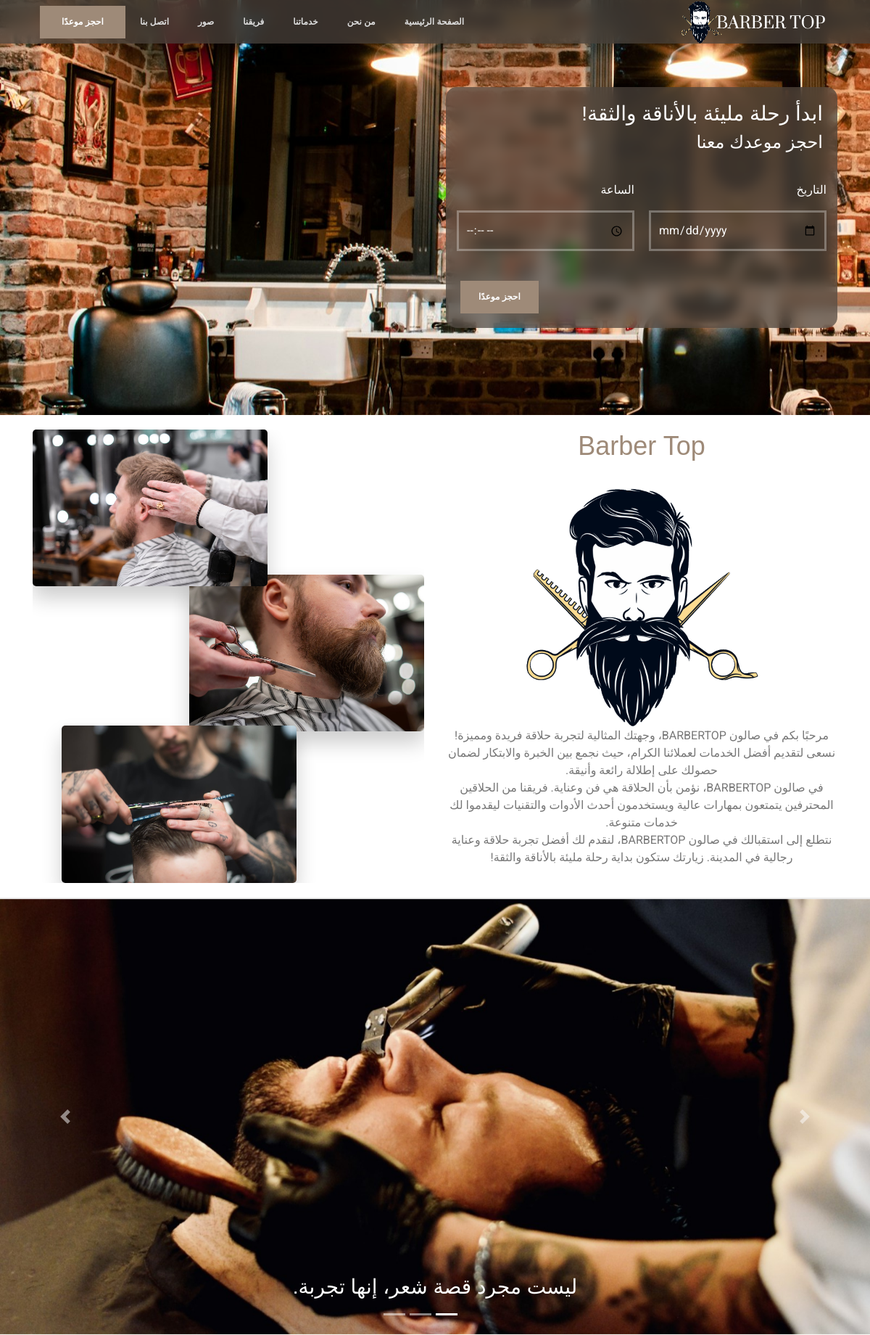
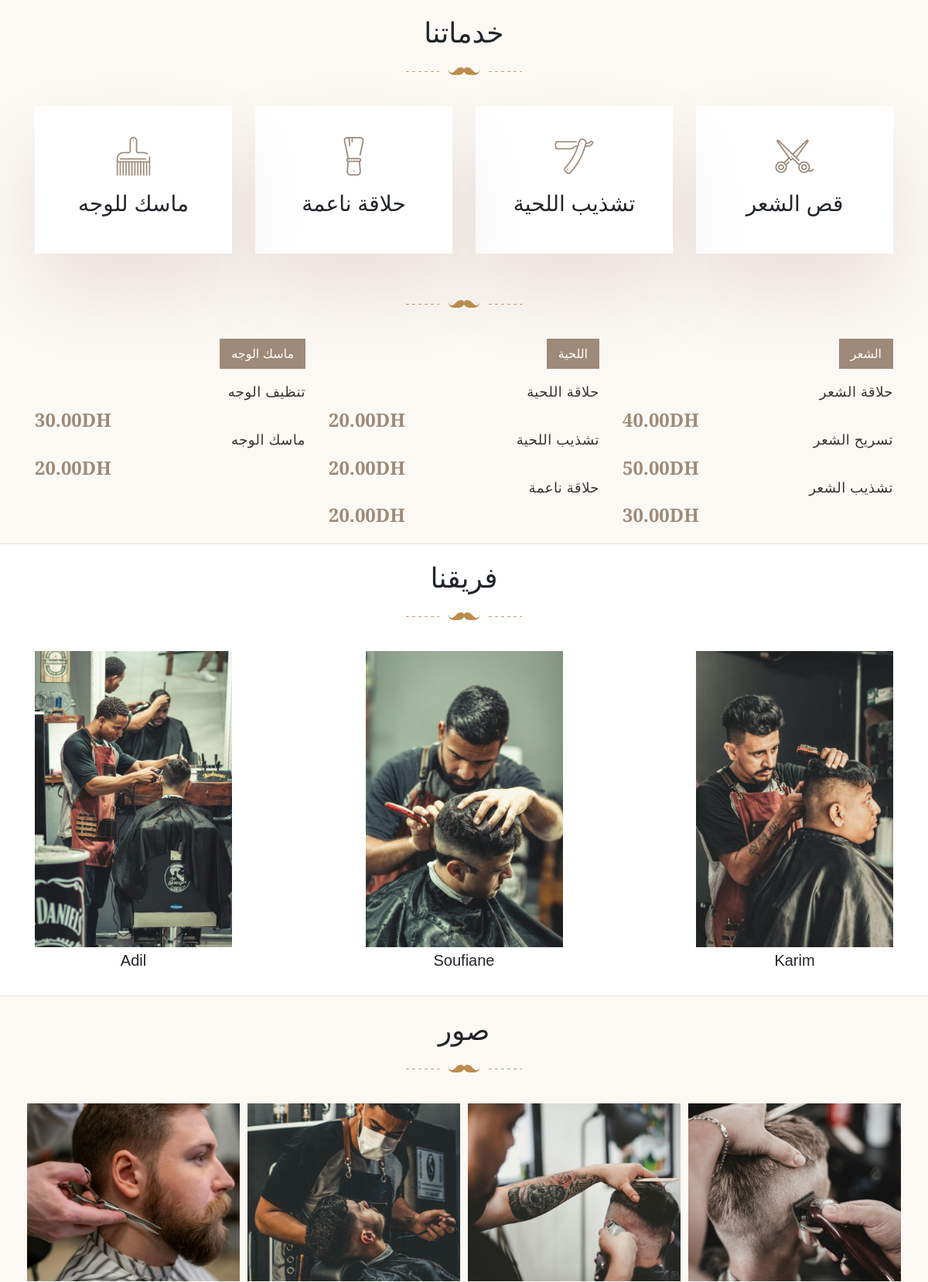
The page / (upper part) on the database its author committed (2 pictures, top to bottom).
### tables this page shows
CREATE TABLE `service_categories` (
  `category_id` int(2) NOT NULL,
  `category_name` varchar(50) NOT NULL
);

CREATE TABLE `services` (
  `service_id` int(5) NOT NULL,
  `service_name` varchar(50) NOT NULL,
  `service_description` varchar(255) NOT NULL,
  `service_price` decimal(6,2) NOT NULL,
  `service_duration` int(5) NOT NULL,
  `category_id` int(2) NOT NULL
);

### index.php (the view, shortened to what this page needs)
<?php
    include "connect.php";
    include "Includes/header.php";
    include "Includes/navbar.php";
?>
<section class="book_section" id="booking">
    <div class="book_bg"></div>
    <div class="container">
        <div class="row">
            <div class="col-md-6 offset-md-6" data-aos="fade-up" data-aos-duration="800" data-aos-delay="150">
                <form action="appointment.php" method="post" id="appointment_form"
                    class="form-horizontal appointment_form">
                    <div class="book_content" style="text-align:right;">
                        <h3 style="color: white;">ابدأ رحلة مليئة بالأناقة والثقة!</h3>
                        <h4 style="color: white;">احجز موعدك معنا</h4>
                    </div>
                    <div class="form-group row">
                        <div class="col-md-6 padding-10">
                            <P style="color: white;text-align:right;">التاريخ</P>
                            <input type="date" class="form-control">
                        </div>
                        <div class="col-md-6 padding-10">
                            <P style="color: white;text-align:right;">الساعة</P>
                            <input type="time" class="form-control">
                        </div>
                    </div>
                    <button id="app_submit" class="default_btn homebtn" type="submit">احجز موعدًا</button>
                </form>
            </div>
        </div>
    </div>
</section>
<section id="about" class="about_section" data-aos="fade-up" data-aos-duration="800" data-aos-delay="150">
    <div class="container">
        <div class="row">
            <div class="col-md-6">
                <div class="about_content" style="text-align: center;">
                    <h2>Barber Top</h2 data-aos="fade-up" data-aos-duration="800" data-aos-delay="150">
                    <div class="about-logo" data-aos="fade-up" data-aos-duration="800" data-aos-delay="150">
                        <img src="Design/images/about-logo.png" width=100% alt="logo">
                    </div>
                    <p style="color: #777" data-aos="fade-up" data-aos-duration="800" data-aos-delay="150">
                    مرحبًا بكم في صالون BARBERTOP، وجهتك المثالية لتجربة حلاقة فريدة ومميزة! نسعى لتقديم أفضل الخدمات لعملائنا الكرام، حيث نجمع بين الخبرة والابتكار لضمان حصولك على إطلالة رائعة وأنيقة.
                    <br>
في صالون BARBERTOP، نؤمن بأن الحلاقة هي فن وعناية. فريقنا من الحلاقين المحترفين يتمتعون بمهارات عالية ويستخدمون أحدث الأدوات والتقنيات ليقدموا لك خدمات متنوعة. <br>
نتطلع إلى استقبالك في صالون BARBERTOP، لنقدم لك أفضل تجربة حلاقة وعناية رجالية في المدينة. زيارتك ستكون بداية رحلة مليئة بالأناقة والثقة!
                    </p>
                </div>
            </div>
            <div class="col-md-6  d-none d-md-block">
                <div class="about_img" style="overflow:hidden">
                    <img class="about_img_1" src="Design/images/about-1.jpg" alt="about-1" data-aos="fade-up" data-aos-duration="800" data-aos-delay="150">
                    <img class="about_img_2" src="Design/images/about-2.jpg" alt="about-2" data-aos="fade-up" data-aos-duration="800" data-aos-delay="150">
                    <img class="about_img_3" src="Design/images/about-3.jpg" alt="about-3" data-aos="fade-up" data-aos-duration="800" data-aos-delay="150">
                </div>
            </div>
        </div>
    </div>
</section>
<section class="home-section height90vh" id="home-section" data-aos="fade-up" data-aos-duration="800" data-aos-delay="150">
    <div class="home-section-content height90vh">
        <div id="home-section-carousel" class="carousel slide" data-ride="carousel">
            <div class="carousel-caption d-md-block">
                <h3>ليست مجرد قصة شعر، إنها تجربة.</h3>
            </div>
            <ol class="carousel-indicators">
                <li data-target="#home-section-carousel" data-slide-to="0" class="active"></li>
                <li data-target="#home-section-carousel" data-slide-to="1"></li>
                <li data-target="#home-section-carousel" data-slide-to="2"></li>
            </ol>
            <div class="carousel-inner height90vh">
                <div class="carousel-item height90vh active">
                    <img class="d-block w-100 slideimg1" src="Design/images/barbershop_image_1.jpg" alt="First slide">
                </div>
            </div>
            <a class="carousel-control-prev height90vh" href="#home-section-carousel" role="button" data-slide="prev">
                <span class="carousel-control-prev-icon" aria-hidden="true"></span>
            </a>
            <a class="carousel-control-next height90vh" href="#home-section-carousel" role="button" data-slide="next">
                <span class="carousel-control-next-icon" aria-hidden="true"></span>
            </a>
        </div>
    </div>
</section>
<section class="services_section" id="services" data-aos="fade-up" data-aos-duration="800" data-aos-delay="150">
    <div class="container">
        <div class="section_heading" data-aos="fade-up" data-aos-duration="800" data-aos-delay="150">
            <h2>خدماتنا</h2>
            <div class="heading-line"></div>
        </div>
        <div class="row">
            <div class="col-lg-3 col-md-6 padd_col_res" data-aos="fade-up" data-aos-duration="800" data-aos-delay="150">
                <div class="service_box">
                    <i class="bs bs-scissors-1"></i>
                    <h3>قص الشعر</h3>
                </div>
            </div>
            <div class="col-lg-3 col-md-6 padd_col_res" data-aos="fade-up" data-aos-duration="800" data-aos-delay="200">
                <div class="service_box">
                    <i class="bs bs-razor-2"></i>
                    <h3>تشذيب اللحية</h3>
                </div>
            </div>
            <div class="col-lg-3 col-md-6 padd_col_res" data-aos="fade-up" data-aos-duration="800" data-aos-delay="250">
                <div class="service_box">
                    <i class="bs bs-brush"></i>
                    <h3>حلاقة ناعمة</h3>
                </div>
            </div>
            <div class="col-lg-3 col-md-6 padd_col_res" data-aos="fade-up" data-aos-duration="800" data-aos-delay="300">
                <div class="service_box">
                    <i class="bs bs-hairbrush-1"></i>
                    <h3>ماسك للوجه</h3>
                </div>
            </div>
        </div>
    </div>
</section>
<section class="pricing_section" id="pricing" style="text-align:right;" data-aos="fade-up" data-aos-duration="800" data-aos-delay="150">
    <?php
        $stmt = $con->prepare("Select * from service_categories");
        $stmt->execute();
        $categories = $stmt->fetchAll();
    ?>
    <div class="container">
        <div class="section_heading">
            <div class="heading-line"></div>
        </div>
        <div class="row">
            <?php
                foreach($categories as $category)
                {
                    $stmt = $con->prepare("Select * from services where category_id = ?");
                    $stmt->execute(array($category['category_id']));
                    $totalServices =  $stmt->rowCount();
                    $services = $stmt->fetchAll();
                    if($totalServices > 0)
                    {
            ?>
            <div class="col-lg-4 col-md-6 sm-padding">
                <div class="price_wrap">
                    <h3 data-aos="fade-up" data-aos-duration="800" data-aos-delay="150"><?php echo $category['category_name'] ?></h3>
                    <ul class="price_list">
                        <?php
                            foreach($services as $service)
                            {
                        ?>
                        <li>
                            <h4 data-aos="fade-up" data-aos-duration="800" data-aos-delay="150"><?php echo $service['service_name'] ?></h4>
                            <span class="price" data-aos="fade-up" data-aos-duration="800" data-aos-delay="150"><?php echo $service['service_price'] ?>DH</span>
                        </li>
                        <?php
                            }
                        ?>
                    </ul>
                </div>
            </div>
            <?php
                    }
                }
            ?>
        </div>
    </div>
</section>
<section id="team" class="team_section" data-aos="fade-up" data-aos-duration="800" data-aos-delay="150">
    <div class="container">
        <div class="section_heading " data-aos="fade-up" data-aos-duration="800" data-aos-delay="150">
            <h2>فريقنا</h2>
            <div class="heading-line"></div>
        </div>
        <ul class="team_members row">
            <li class="col-lg-3 col-md-6 padd_col_res" data-aos="fade-up" data-aos-duration="800" data-aos-delay="150">
                <div class="team_member">
                    <img src="Design/images/team-1.jpg" alt="Team Member">
                    <h5 class="price_list" style="font-family: 'Prata', sans-serif;text-align:center;padding:5px 0 5px">Karim</h5>
                </div>
            </li>
            <li class="col-lg-3 col-md-6 padd_col_res" data-aos="fade-up" data-aos-duration="800" data-aos-delay="200">
                <div class="team_member">
                    <img src="Design/images/team-3.jpg" alt="Team Member">
                    <h5 class="price_list" style="font-family: 'Prata', sans-serif;text-align:center;padding:5px 0 5px">Soufiane</h5>
                </div>
            </li>
            <li class="col-lg-3 col-md-6 padd_col_res" data-aos="fade-up" data-aos-duration="800" data-aos-delay="250">
                <div class="team_member">
                    <img src="Design/images/team-4.jpg" alt="Team Member">
                    <h5 class="price_list" style="font-family: 'Prata', sans-serif;text-align:center;padding:5px 0 5px">Adil</h5>
                </div>
            </li>
        </ul>
    </div>
</section>
<section class="gallery-section" id="gallery" data-aos="fade-up" data-aos-duration="800" data-aos-delay="150">
    <div class="section_heading">
        <h2>صور</h2 data-aos="fade-up" data-aos-duration="800" data-aos-delay="150">
        <div class="heading-line"></div>
    </div>
    <div class="container">
        <div class="row">
            <div class="col-lg-3 col-md-6 gallery-column" data-aos="fade-up" data-aos-duration="800" data-aos-delay="250">
                <div style="height: 230px">
                    <div class="gallery-img" style="background-image: url('Design/images/portfolio-1.jpg');"> </div>
                </div>
            </div>
            <div class="col-lg-3 col-md-6 gallery-column" data-aos="fade-up" data-aos-duration="800" data-aos-delay="350">
                <div style="height: 230px">
                    <div class="gallery-img" style="background-image: url('Design/images/portfolio-2.jpg');"></div>
                </div>
            </div>
            <div class="col-lg-3 col-md-6 gallery-column" data-aos="fade-up" data-aos-duration="800" data-aos-delay="450">
                <div style="height: 230px">
                    <div class="gallery-img" style="background-image: url('Design/images/portfolio-3.jpg');"></div>
                </div>
            </div>
            <div class="col-lg-3 col-md-6 gallery-column" data-aos="fade-up" data-aos-duration="800" data-aos-delay="550">
                <div style="height: 230px">
                    <div class="gallery-img" style="background-image: url('Design/images/portfolio-4.jpg');"></div>
                </div>
            </div>
        </div>
    </div>
</section>
<?php include "Includes/footer.php"; ?>

### rows shown on the page
service_categories: category_name "الشعر"
services: service_name "حلاقة الشعر", service_price "40.00"
services: service_name "تسريح الشعر", service_price "50.00"
services: service_name "تشذيب الشعر", service_price "30.00"
service_categories: category_name "اللحية"
services: service_name "حلاقة اللحية", service_price "20.00"
services: service_name "تشذيب اللحية", service_price "20.00"
services: service_name "حلاقة ناعمة", service_price "20.00"
service_categories: category_name "ماسك الوجه"
services: service_name "تنظيف الوجه", service_price "30.00"
services: service_name "ماسك الوجه", service_price "20.00"
